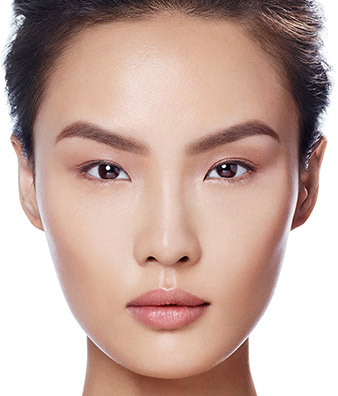
#> input picture data/face.jpg, 338 x 396 px; its folder holds only this picture in this run
$ python -i lib_segment.py   (imports and definitions only)   (older library calls are emulated)
#> lines starting #> are read from the running program, lines starting #| are printed output that depends on the picture
# -*- coding: utf-8 -*-
"""
Course: CS 4365/5354 [Computer Vision]
Author: Jose Perez [ID: 80473954]
Assignment: Lab 5
Instructor: Olac Fuentes
"""
import numpy as np

def segment_label(im):
    import skimage.filters as filters
    from skimage.segmentation import clear_border
    from skimage.measure import label
    import skimage.morphology as morphology
    # Apply threshold
    t = filters.threshold_adaptive(im, block_size=5, offset=8, method="gaussian", param=10)

    bw = morphology.opening(t, morphology.diamond(4))

    # remove artifacts connected to image border
    cleared = bw.copy()
    clear_border(cleared)

    # label image regions
    label_image, num = label(cleared, return_num=True)
    borders = np.logical_xor(bw, cleared)
    label_image[borders] = -1

    # Clean image
    sizes = np.bincount(label_image.ravel())
    mask_sizes = sizes > 20
    mask_sizes[0] = 0
    cleaned = mask_sizes[label_image]

    return cleaned, label_image, num

def segment_ncut2(im):
    from skimage import data, segmentation, color, filters, io
    from skimage.future import graph

    #gimg = color.rgb2gray(im)

    labels1 = segmentation.slic(im, compactness=30, n_segments=10)
    #out1 = color.label2rgb(labels1, im, kind='avg')

    g = graph.rag_mean_color(im, labels1, mode='similarity')
    #edges = filters.sobel(gimg)
    #edges_rgb = color.gray2rgb(edges)

    #g = graph.rag_boundary(labels1, edges)
    labels2 = graph.cut_normalized(labels1, g)
    out2 = color.label2rgb(labels2, im, kind='avg')

    return out2, labels1, labels2, g

# Size of images for eigenvector calculation
WID = 50
def segment_ncut(im, k):
    from lib_ncut import ncut_graph_matrix, cluster
    from scipy.misc import imresize
    global WID

    (w, h) = im.shape[:2]

    # Resize image to (wid,wid) for fast eigenvector calculation
    rim = imresize(im,(WID,WID),interp='bilinear')
    rim = np.array(rim,'f')

    # Create normalized cut matrix
    A = ncut_graph_matrix(rim,sigma_d=1,sigma_g=.0004)

    # Cluster
    code, V = cluster(A,k,ndim=3)

    # Reshape to original image size
    codeim = imresize(code.reshape(WID,WID),(w,h),interp='nearest')

    return codeim

# [36 lines of commented-out code are left out]

>>> import cv2
>>> picture = cv2.cvtColor(cv2.imread('data/face.jpg'), cv2.COLOR_BGR2RGB)
>>> result = segment_label(picture)
#> in segment_label, `t = filters.threshold_adaptive(im, block_size=5, offset=8, method="gau..`:
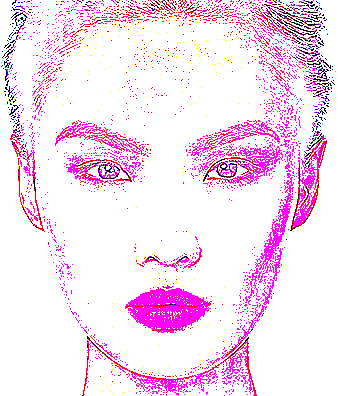
#> t: shape (396, 338, 3) bool; mean R, G, B 0.983, 0.875, 0.957
#> (the run stopped early here; a loop or call above may not have finished)

$ run again, on data/clip.png
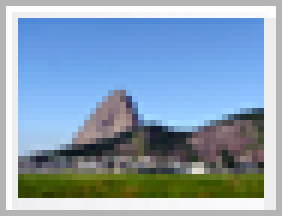
#> input picture data/clip.png, 47 x 36 px (shown 6 times larger)
#> in segment_label, `t = filters.threshold_adaptive(im, block_size=5, offset=8, method="gau..`:
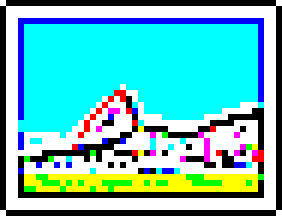
#> t: shape (36, 47, 3) bool (shown 6 times larger); mean R, G, B 0.404, 0.758, 0.744

$ run again, on data/example1.png
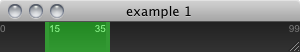
#> input picture data/example1.png, 300 x 52 px
#> in segment_label, `t = filters.threshold_adaptive(im, block_size=5, offset=8, method="gau..`:
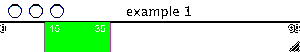
#> t: shape (52, 300, 3) bool; mean R, G, B 0.817, 0.935, 0.819

$ run again, on data/example2.png
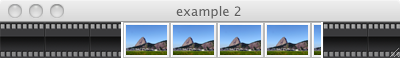
#> input picture data/example2.png, 400 x 58 px
#> in segment_label, `t = filters.threshold_adaptive(im, block_size=5, offset=8, method="gau..`:
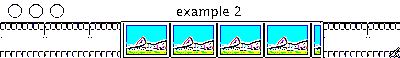
#> t: shape (58, 400, 3) bool; mean R, G, B 0.754, 0.861, 0.86
